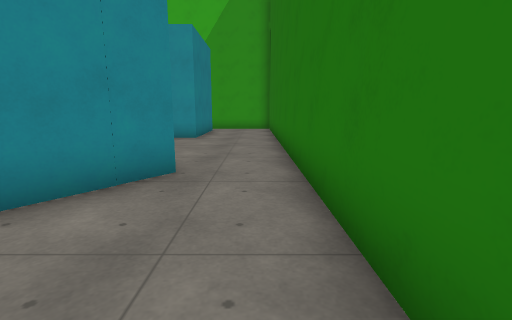
View 1 (above)

18 first-person views from a walk through a 3-D level made in the Godot game engine. The camera is 1.2 m above the floor, tilts 10° down and sees 85° across. The floor is counted in squares, 1.2 m on a side. Each view is taken from the middle of a square. On the plan, view 1 faces up. The plan holds only what a view shows up to about 12 squares ahead; the rest is blank. Surface patterns are stand-ins for the level's own textures.

View 2
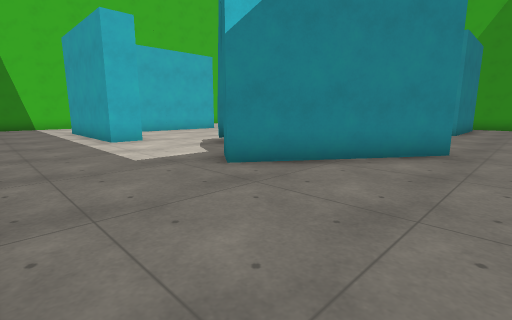

View 3
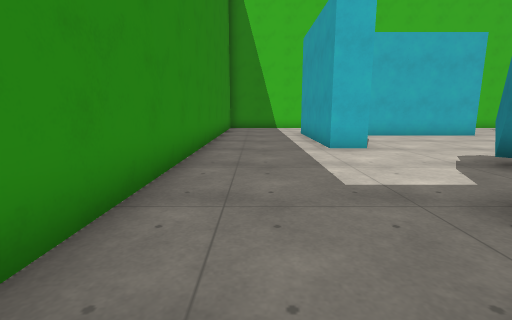

View 4
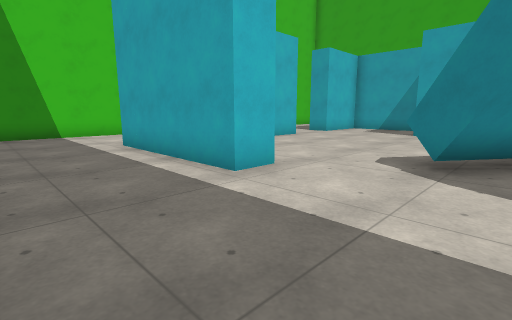

View 5
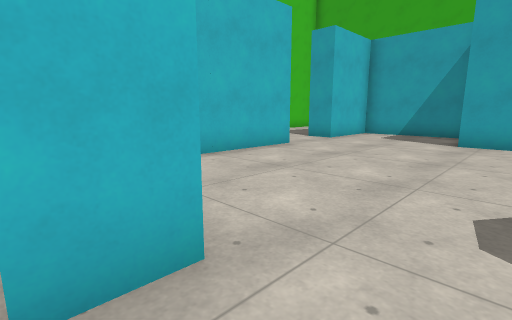

View 6
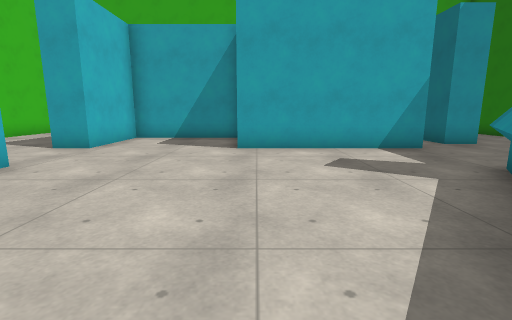

View 7
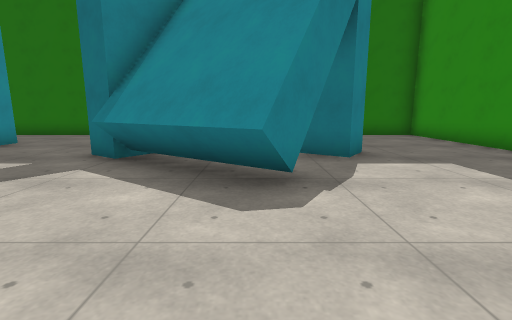

View 8
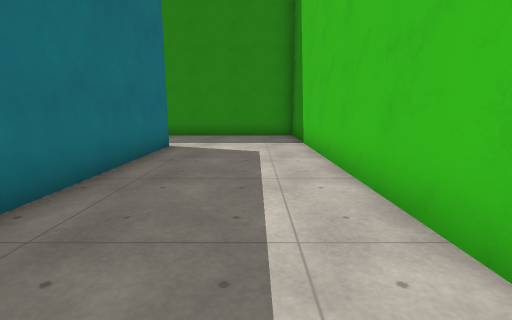

View 9
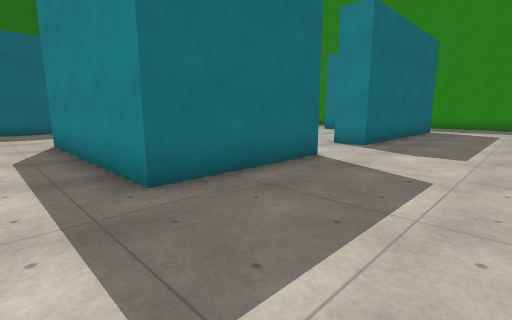

View 10
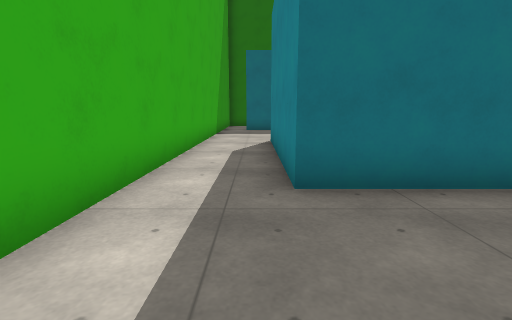

View 11
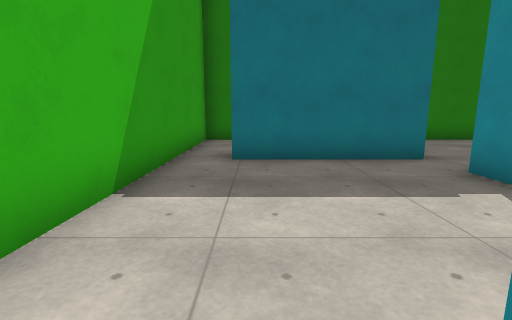

View 12
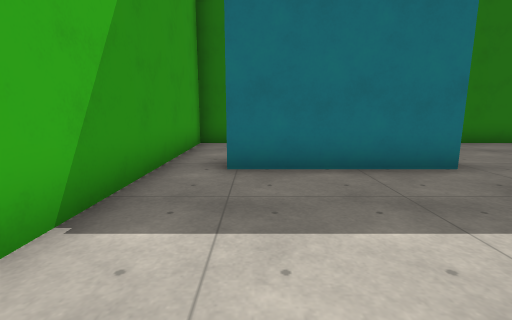

View 13
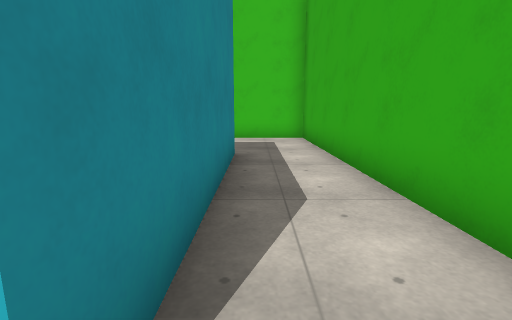

View 14
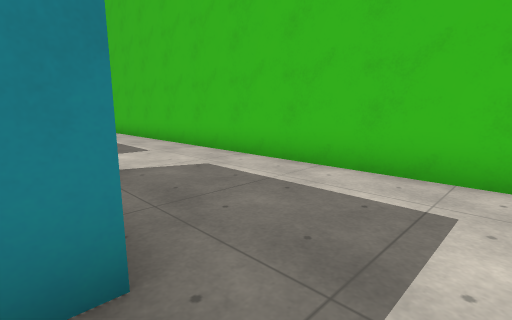

View 15
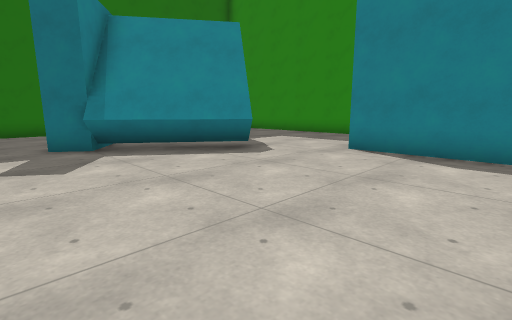

View 16
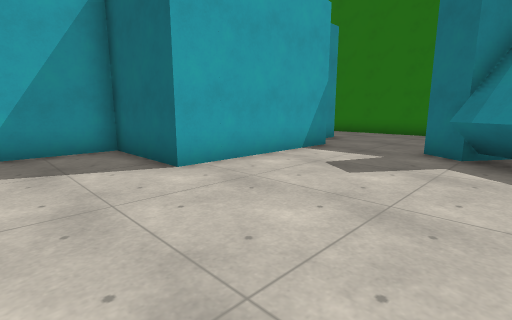

View 17
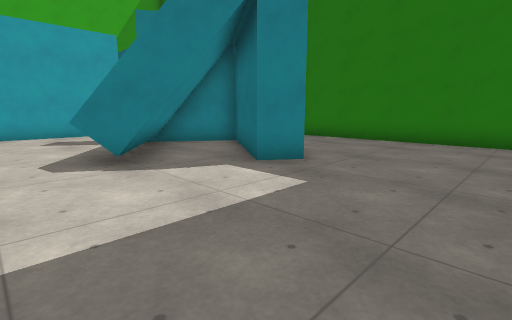

View 18
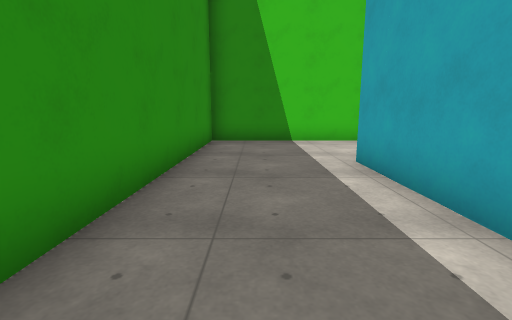

### Floor plan
Ten units are one square. View 1 is at (0, 0); x grows to the right and y downward. Boxes are objects, and circles mark ways between rooms. Rooms are numbered by the first view taken in them; rooms with no view inside come last. Other rooms are left out.
<svg viewBox="-190 -162 203 202">
<path fill="none" stroke="#000" d="M-77 -29 -54 -62M-75 -26 -46 -68M-64 -20 -76 -28 -53 -61M-128 -10 -95 -10 -95 0 -145 0 -145 -70 -135 -70 -135 -25M-44 -55 -68 -21M-44 -95 -95 -95 -95 -125 -135 -125 -135 -95 -145 -95 -145 -135 -84 -135M-13 -45 -42 -4 -50 -10M-22 -122 -22 -105 -33 -105M-76 -157 -185 -157 -185 35 8 35 8 -157 -24 -157M-57 -44 -71 -24M-46 -56 -69 -22M-54 -105 -45 -105M-33 -105 -33 -145M-24 -157 -76 -157"/>
<circle cx="-30" cy="-150" r="3" fill="#2a7"/>
<circle cx="-40" cy="-100" r="3" fill="#2a7"/>
<circle cx="-75" cy="-145" r="3" fill="#2a7"/>
<text x="-100" y="-50">1</text>
<text x="-60" y="-130">2</text>
</svg>
Room 1 opens to room 2.

Where each view was taken, in squares from view 1:
view 1: 0 up, 0 right, facing up
view 2: 3 down, 0 right, facing up-left
view 3: 2 down, 2 left, facing left
view 4: 3 down, 6 left, facing up-left
view 5: 0 up, 8 left, facing up-left
view 6: 2 up, 9 left, facing up
view 7: 3 up, 11 left, facing right
view 8: 8 up, 17 left, facing down
view 9: 15 up, 18 left, facing down-right
view 10: 14 up, 18 left, facing right
view 11: 14 up, 9 left, facing right
view 12: 14 up, 8 left, facing right
view 13: 14 up, 8 left, facing left
view 14: 15 up, 14 left, facing down-left
view 15: 8 up, 13 left, facing down-right
view 16: 5 up, 12 left, facing up-right
view 17: 3 down, 9 left, facing up-right
view 18: 2 down, 9 left, facing left
